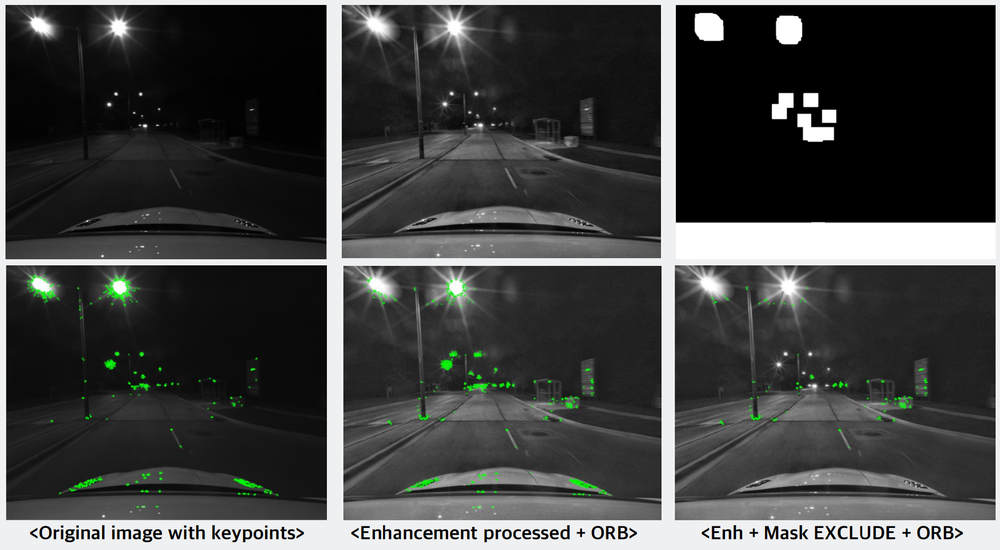
#> input picture media/comparison.png, 1000 x 550 px, shrunk from 1814 x 997 before the run
$ python -i process_night_time.py   (imports and definitions only)
#> lines starting #> are read from the running program, lines starting #| are printed output that depends on the picture; after the words box and inside, x2 and y2 are one past the last pixel; in counts of white or black regions, pixels touching at a corner belong together
import cv2
import numpy as np
import os
import argparse
import sys
import time  # <--- Added import

def process_single_image(img_path, output_dir_img, output_dir_mask):
    """
    Reads an image, applies Gamma -> CLAHE -> Bilateral -> Masking,
    and saves the processed image and the exclusion mask.
    Returns the time taken to process this specific image.
    """
#> called with img_path = '../media/comparison.png', output_dir_img = 'out.png', output_dir_mask = 'out1.png'
    # Start timer
    start_time = time.perf_counter() # <--- High precision timer start

    filename = os.path.basename(img_path)

    # 1. Read Image
    img = cv2.imread(img_path)
#> img is the input picture: shape (550, 1000, 3); mean B, G, R 66.2, 67.2, 66
    if img is None:
        print(f"Error reading {img_path}")
        return 0.0

    # 2. Gamma Correction (Brightness)
    gamma = 0.5
    lookUpTable = np.empty((1, 256), np.uint8)
    for i in range(256):
        lookUpTable[0, i] = np.clip(pow(i / 255.0, gamma) * 255.0, 0, 255)
    img_gamma = cv2.LUT(img, lookUpTable)
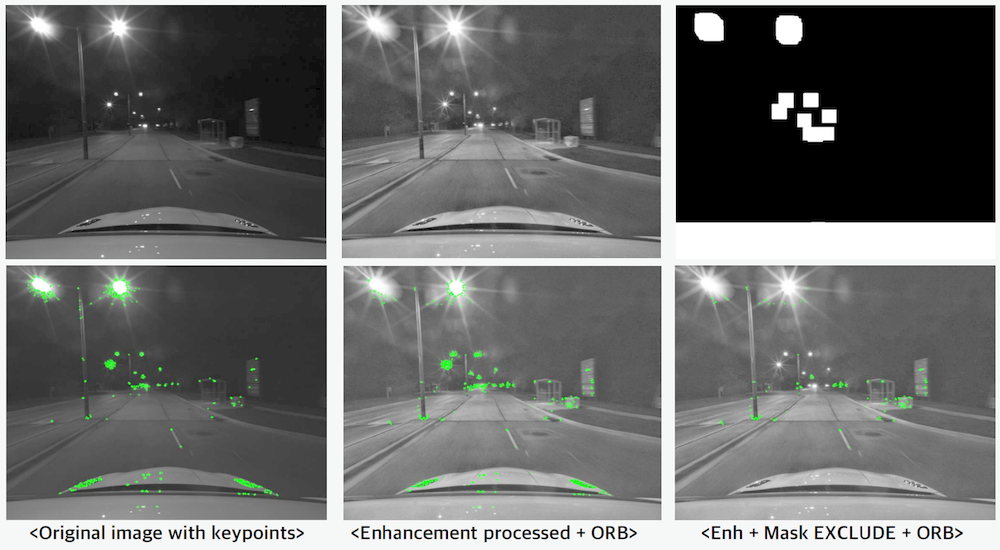
#> img_gamma: shape (550, 1000, 3); mean B, G, R 107.2, 108.1, 107.1

    # 3. CLAHE (Contrast) on Y channel
    lab = cv2.cvtColor(img_gamma, cv2.COLOR_BGR2LAB)
#> lab: shape (550, 1000, 3); mean of channels 0, 1, 2 113, 127.6, 128.3
    l, a, b = cv2.split(lab)
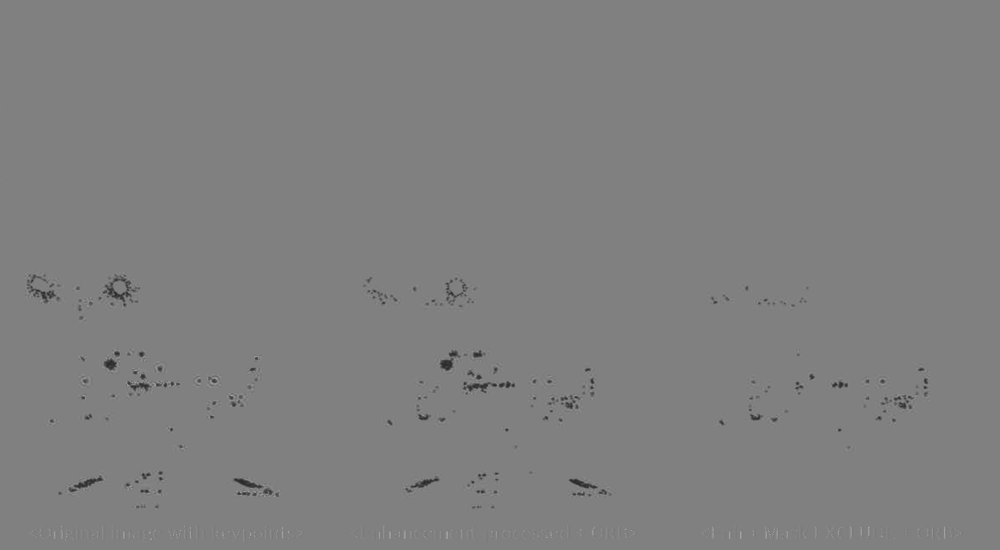
#> a: shape (550, 1000); min 42, max 167, mean 127.6

    clahe = cv2.createCLAHE(clipLimit=2.0, tileGridSize=(8, 8))
    l_clahe = clahe.apply(l)
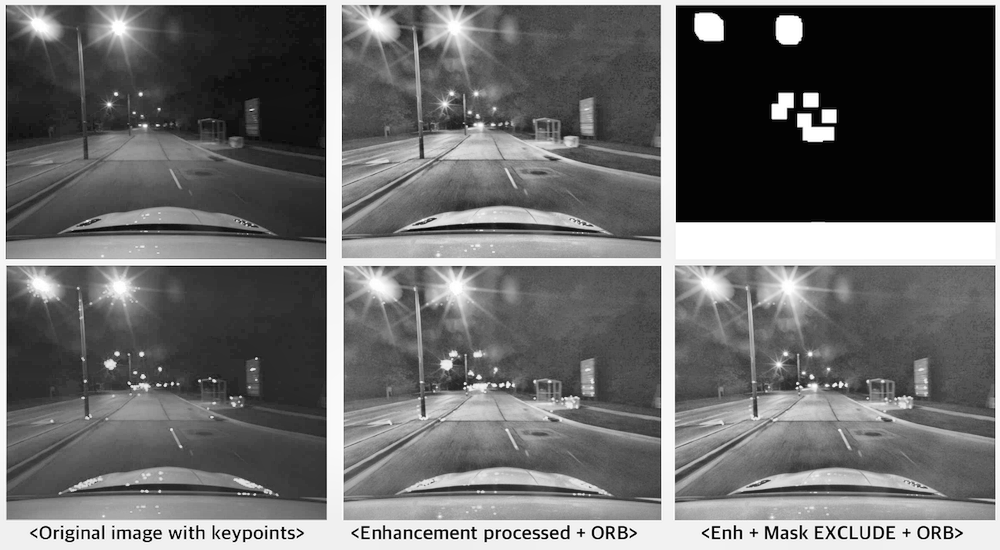
#> l_clahe: shape (550, 1000); min 1, max 255, mean 107.3

    lab_clahe = cv2.merge((l_clahe, a, b))
#> lab_clahe: shape (550, 1000, 3); mean of channels 0, 1, 2 107.3, 127.6, 128.3
    proc = cv2.cvtColor(lab_clahe, cv2.COLOR_LAB2BGR)

    # 4. Denoise
    # Note: Bilateral filter is computationally expensive!
    proc = cv2.bilateralFilter(proc, d=5, sigmaColor=75, sigmaSpace=75)

    # 5. Generate Exclusion Masks (Bright Lights + Deep Shadows)
    gray = cv2.cvtColor(proc, cv2.COLOR_BGR2GRAY)

    # sat_thr = 245    # Threshold for bright light
    sat_thr = 255
    dark_thr = 8     # Threshold for deep shadows

    sat = (gray >= sat_thr).astype(np.uint8) * 255
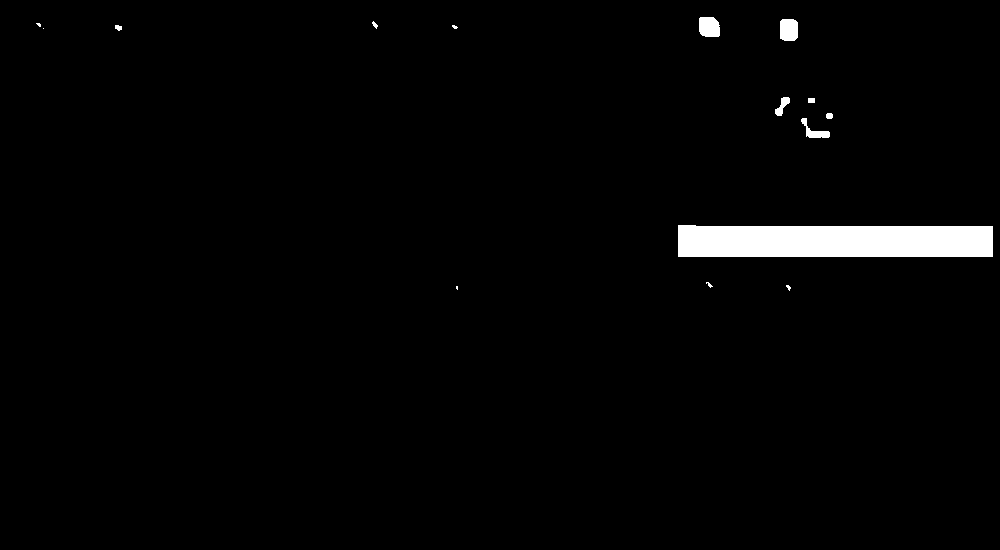
#> sat: shape (550, 1000); 2% white; 15 white regions (6 under 20 px), largest, box (x1, y1, x2, y2) and area: (678, 225, 993, 257) 9783, (699, 17, 720, 37) 381, (780, 19, 798, 41) 374
    dark = (gray <= dark_thr).astype(np.uint8) * 255
#> dark: shape (550, 1000); 11.5% white; 155 white regions (151 under 20 px), largest, box (x1, y1, x2, y2) and area: (676, 8, 993, 220) 62542, (811, 107, 822, 124) 83, (170, 266, 231, 267) 61, (822, 124, 834, 126) 22

    dilate_bright_k = 25
    dilate_dark_k = 5

    k_bright = np.ones((dilate_bright_k, dilate_bright_k), np.uint8)
    k_dark = np.ones((dilate_dark_k, dilate_dark_k), np.uint8)

    sat = cv2.dilate(sat, k_bright, iterations=1)
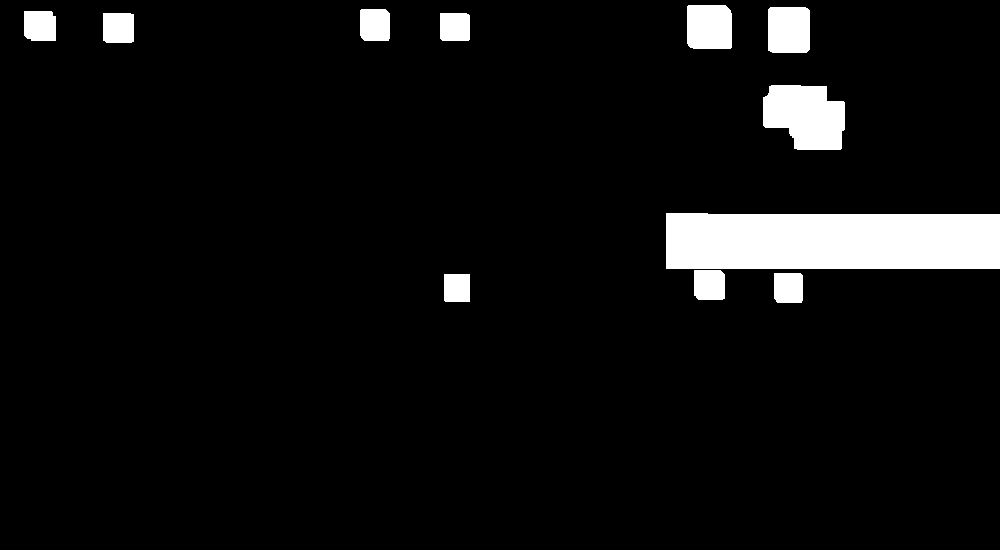
#> sat: shape (550, 1000); 5.9% white; 11 white regions, largest, box (x1, y1, x2, y2) and area: (666, 213, 1000, 269) 18412, (763, 85, 845, 150) 4244, (687, 5, 732, 49) 1942
    dark = cv2.dilate(dark, k_dark, iterations=1)
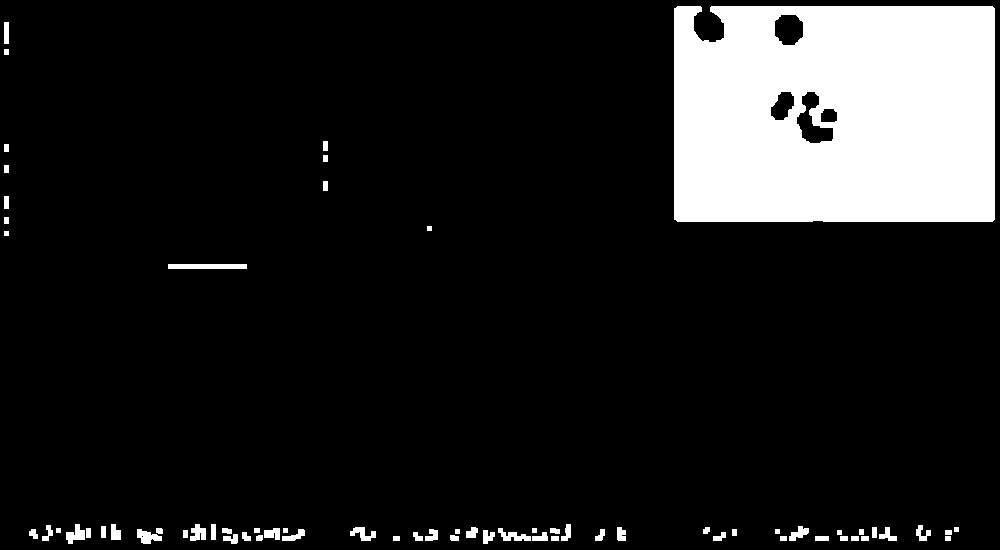
#> dark: shape (550, 1000); 13% white; 67 white regions, largest, box (x1, y1, x2, y2) and area: (674, 6, 995, 222) 66314, (168, 264, 247, 269) 395, (137, 529, 162, 544) 224

    # Combine bright + dark into base exclusion mask
    mask_exclude = cv2.bitwise_or(sat, dark)
#> mask_exclude: shape (550, 1000); 17.5% white; 74 white regions, largest, box (x1, y1, x2, y2) and area: (666, 5, 1000, 269) 85176, (360, 9, 390, 41) 936, (24, 11, 56, 41) 924

    # === NEW: mask out bottom 1/4 of the image ===
    H, W = gray.shape
#> H = 550; W = 1000
    bottom_mask = np.zeros_like(mask_exclude, dtype=np.uint8)
    bottom_start = int(0.75 * H)  # bottom quarter
#> bottom_start = 412
    bottom_mask[bottom_start:H, :] = 255  # white = "bad / excluded"

    # OR this with the existing mask
    mask_exclude = cv2.bitwise_or(mask_exclude, bottom_mask)
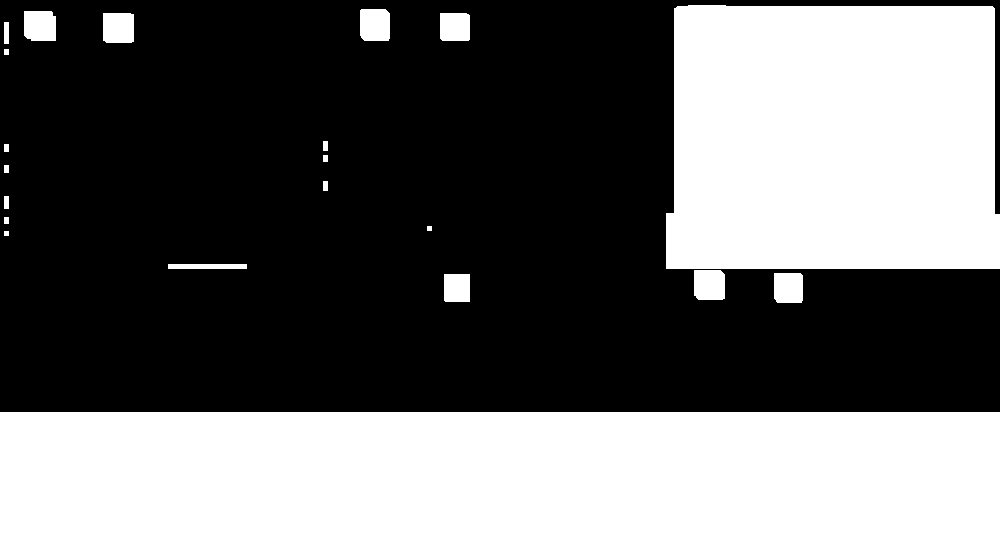
#> mask_exclude: shape (550, 1000); 41.9% white; 21 white regions, largest, box (x1, y1, x2, y2) and area: (0, 412, 1000, 550) 138000, (666, 5, 1000, 269) 85176, (360, 9, 390, 41) 936
    # =============================================

    # 6. Save Results
    save_path_img = os.path.join(output_dir_img, filename)
    cv2.imwrite(save_path_img, proc)

    filename_no_ext = os.path.splitext(filename)[0]
    save_path_mask = os.path.join(output_dir_mask, f"{filename_no_ext}.png")
    cv2.imwrite(save_path_mask, mask_exclude)

    # End timer
    end_time = time.perf_counter() # <--- Timer stop
    duration = end_time - start_time

    print(f"Processed: {filename} | Time: {duration:.4f} sec")
    return duration


# [42 lines left out: function main, not called in this run]

# [2 lines not run here, left out]

>>> result = process_single_image('../media/comparison.png', 'out.png', 'out1.png')
